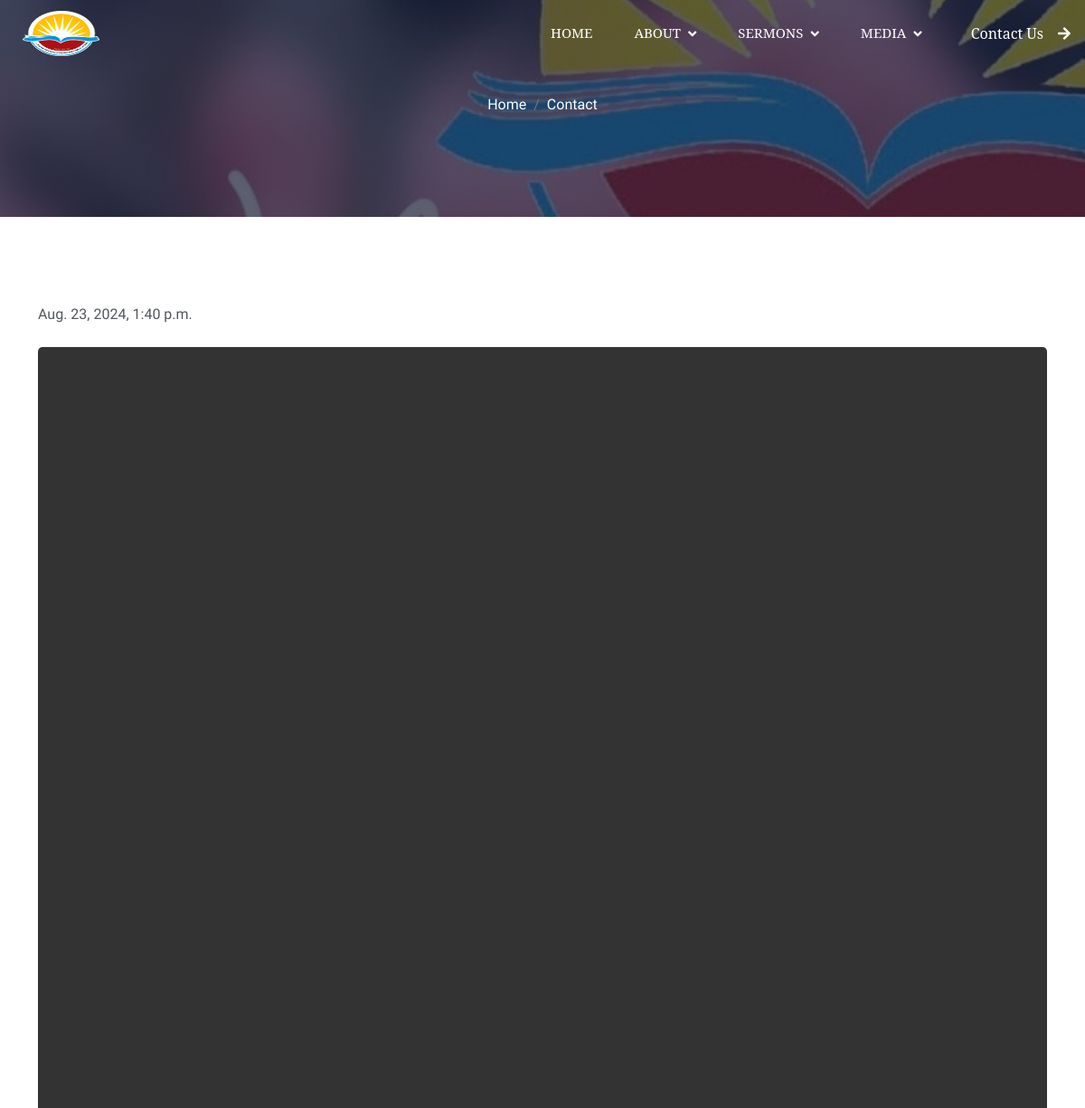
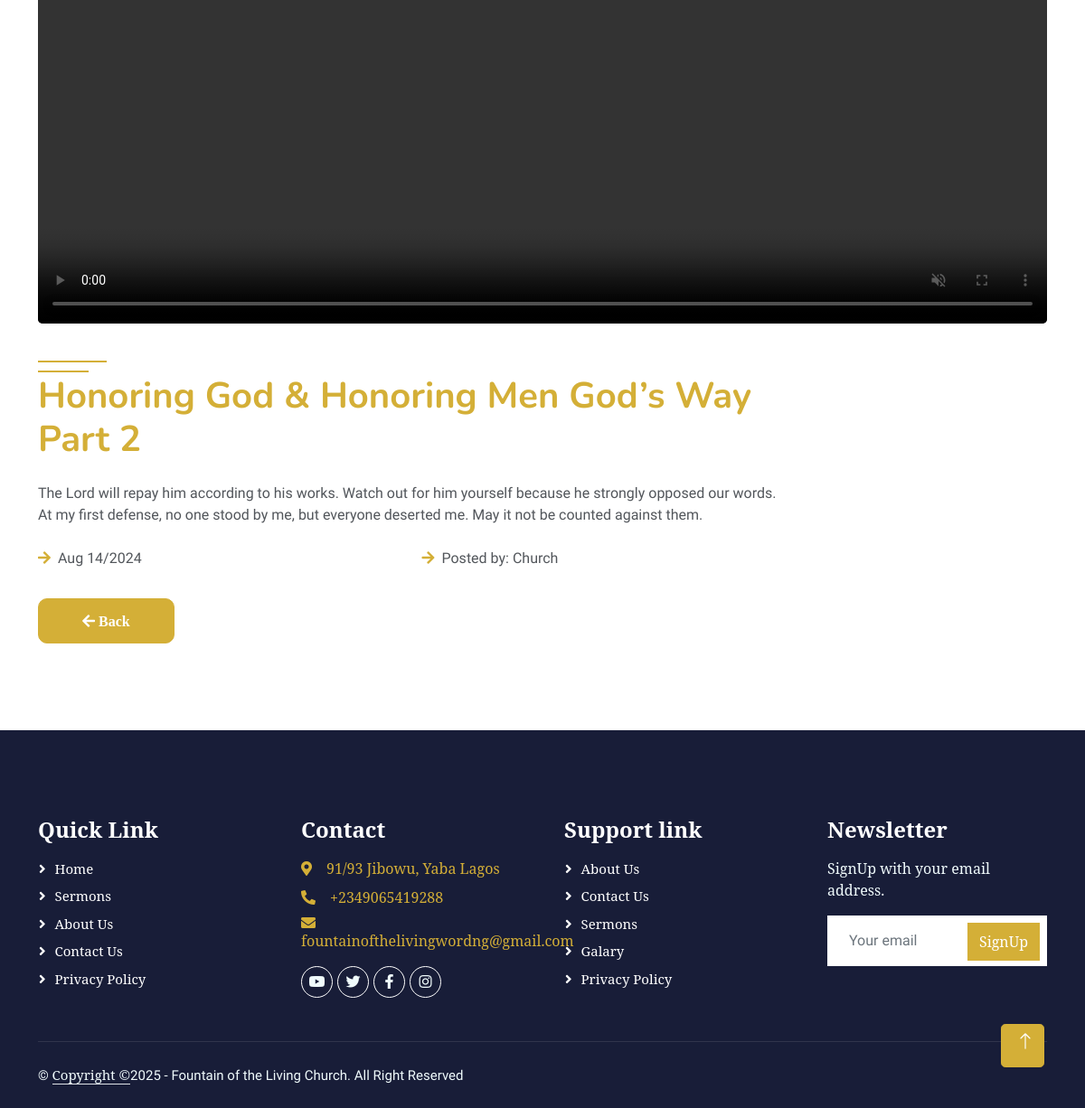
The page /sermons_article/3/ on the database its author committed (2 pictures, top to bottom).
### fountain/models.py (models this page shows, shortened)
class ChurchVideoSermons(models.Model):
    sermons_title = models.CharField(max_length=255, blank=True, null=True)
    Sermons_time = models.CharField(max_length=255, blank=True, null=True)
    sermons_description = models.TextField()
    sermons_preach_by = models.CharField(max_length=100, blank=True, null=True)
    sermons_slug = models.SlugField (max_length=255,blank=True, null=True)
    sermons_video = models.FileField(upload_to='videos/')
    sermons_youtube_video_link = models.TextField()
    sermons_publish_date = models.DateTimeField (auto_now_add= True)
    sermons_author = models.ForeignKey(User, on_delete=models.CASCADE)
    class Meta:
        ordering =['-sermons_publish_date']

### fountain/views.py (the view, shortened to what this page needs)
# urls.py: path('sermons_article/<int:pk>/', SermonsArticleDetail.as_view(), name="sermons_detail"),
class SermonsArticleDetail(DetailView):
    model = ChurchVideoSermons
    template_name = 'fountainchurch/sermons_article_detail.html'

### templates/fountainchurch/sermons_article_detail.html (shortened to what this page needs)
{% extends "base.html" %}
{% load static %}
{% block content%}
  <div class="container-fluid bg-primary py-5 mb-5 page-header">
    <div class="container py-5">
        <div class="row justify-content-center">
            <div class="col-lg-10 text-center">
                <nav aria-label="breadcrumb">
                    <ol class="breadcrumb justify-content-center">
                        <li class="breadcrumb-item"><a class="text-white" href="{% url 'home' %}">Home</a></li>
                        <li class="breadcrumb-item"><a class="text-white" href="{% url 'contact' %}">Contact</a></li>
                    </ol>
                </nav>
            </div>
        </div>
    </div>
</div>
    <div class="container-xxl py-5">
        <div class="container">
            <p class="mb-4">{{ object.sermons_publish_date }}</p>
            <div class="row g-5">
                <div class="col-lg-12 wow fadeInUp" data-wow-delay="0.1s" style="min-height: 400px;">
                    <div class="position-relative h-100">
                        <video autoplay muted playsinline loop width="100%"style="border-radius: 5px;" controls >
                            <source src="{{ object.sermons_video.url }}" type="video/mp4">
                        </video>
                    </div>
                </div>
                <div class="col-lg-9 wow fadeInUp" data-wow-delay="0.3s">
                    <h1 class="mb-4"style="color: #d4af37;">{{ object.sermons_title }}</h1>
                    <p class="mb-4">{{ object.sermons_description }}</p>
                    <div class="row gy-2 gx-4 mb-4">
                        <div class="col-sm-6">
                            <p class="mb-0"><i class="fa fa-arrow-right text-primary me-2"></i>{{ object.Sermons_time }}</p>
                        </div>
                        <div class="col-sm-6">
                            <p class="mb-0"><i class="fa fa-arrow-right text-primary me-2"></i>Posted by: Church</p>
                        </div>
                    </div>
                    <div class="btn-wrapper">
                            <a href=""onclick="history.back(); return false;" class="btn btn-primary py-3 px-5 mt-2"style="border-radius: 10px;"><i class="fa fa-arrow-left"> Back </i></a>
                        </div>
                </div>
            </div>
        </div>
    </div>
    {% endblock %}

### static/css/style.css (style rules this page uses)
.btn { font-family: 'Nunito', sans-serif; font-weight: 600; transition: .5s; }
h1, .h1, h2, .h2, h3, .h3, h4, .h4, h5, .h5, h6, .h6 { margin-top: 0; margin-bottom: .5rem; font-family: sans-serif; font-weight: 700; line-height: 1.2; color: #181d38; }
body { margin: 0; font-family: sans-serif; font-size: 1rem; font-weight: 400; line-height: 1.5; color: #52565b; background-color: #fff; -webkit-text-size-adjust: 100%; -webkit-tap-highlight-color: rgba(0, 0, 0, 0); }
h1, .h1, h2, .h2, h3, .h3, h4, .h4, h5, .h5, h6, .h6 { margin-top: 0; margin-bottom: .5rem; font-family: Georgia; font-weight: 700; line-height: 1.2; color: #181d38; }
.btn.btn-primary, .btn.btn-secondary { color: #FFFFFF; }
.page-header { background: linear-gradient(rgba(24, 29, 56, .7), rgba(24, 29, 56, .7)), url(../img/carousel-1.jpg); background-position: center center; background-repeat: no-repeat; background-size: cover; }
.breadcrumb-item + .breadcrumb-item::before { color: var(--light); }
video { width: 100%; height: 150vh; object-fit: cover; }

### rows shown on the page
ChurchVideoSermons: sermons_publish_date "Aug. 23, 2024, 1:40 p.m.", sermons_title "Honoring God & Honoring Men God’s Way Part 2", sermons_description "The Lord will repay him according to his works. Watch out for him yourself because he strongly opposed our words. At my first defense, no one stood by me, but everyone deserted me. May it not be counted against them.", Sermons_time "Aug 14/2024"
